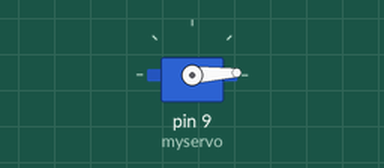
Recording of a sketch running on a simulated Arduino Uno, built with avr-gcc and run on an emulated ATmega328P. Parts: servo.

Above: at 1.05 s.
At 1.9 s:
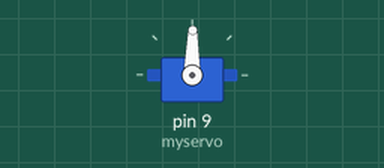
At 2.75 s:
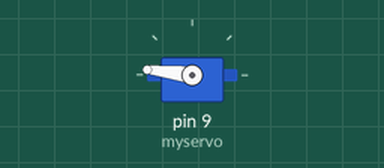
At 4.45 s:
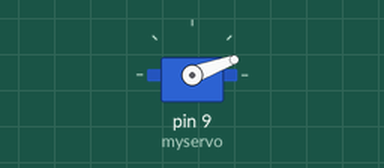
Timing chart, 0 to 9.4 s (numbered marks = the images above):
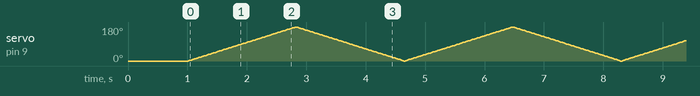

The sketch:

Servo.ino
```cpp
// Servo
// The servo will turn from 0 angle to 180 and then return to its intial state.

#include <Servo.h>
Servo myservo; // creatinga a servo object to control the servo

void setup()
{
  myservo.attach(9); // servo is attached to the 9th pin
  myservo.write(0); // servo to 0 degrees
  delay(1000); // delay by 1 second
}

void loop()
{
  for (int i=0; i<=180; i++)
  {
    myservo.write(i);  // increasing the angle by degrees
    delay(10); // delay by 15 ms
  }

  for (int i=180; i>=0; i--)
  {
    myservo.write(i); // decreasing the angle by i degrees
    delay(10); // delay by 15 ms
  }
}
```
